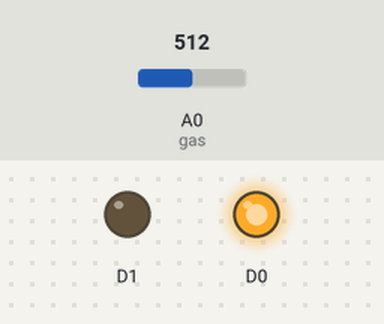
This sketch was run on a simulated ESP8266 (NodeMCU). Shown: output pins drawn as LEDs (lit = HIGH). The inputs (shaded band) are chosen by the test bench; at power-on: A0 (gas) = 512. WiFi joins after 1.5 s; servers stay silent unless stated; what the sketch prints to the serial monitor is not drawn.

Above: at 2.7 s.
2.8 s: A0 (gas) set to 213
5.8 s: A0 (gas) set to 194
At 6.7 s:
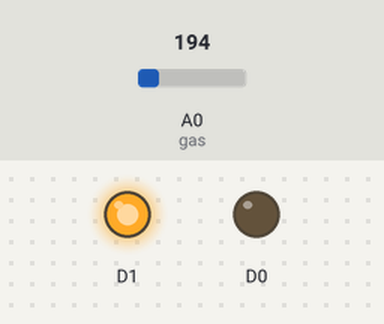
8.8 s: A0 (gas) set to 306
At 11.7 s:
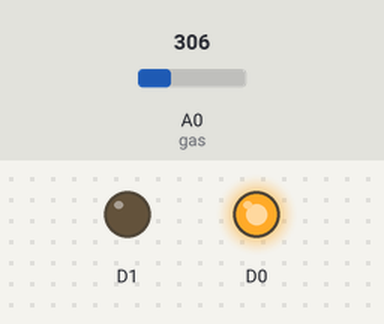
12.5 s: A0 (gas) set to 122
At 14.4 s:
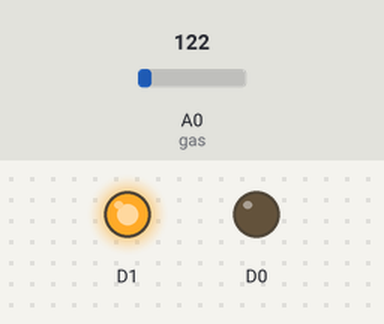
Timing chart, 0 to 15.9 s (numbered marks = the images above; inputs shaded):
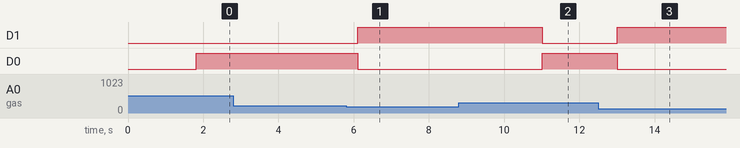

Measured:
- the behaviour switches between 205 and 204 on A0 (gas) (found by bisection; images 0 and 1)
- after the input at 2.8 s, every drawn part: stays the same
- after the input at 5.8 s, D1: LOW → HIGH after 0.31 s; D0: HIGH → LOW after 0.31 s
- after the input at 8.8 s, D1: HIGH → LOW after 2.2 s; D0: LOW → HIGH after 2.2 s
- after the input at 12.5 s, D1: LOW → HIGH after 0.51 s; D0: HIGH → LOW after 0.51 s

The sketch:

pollution_2.ino
```cpp
#include <ESP8266WiFi.h>
 #include <WiFiClient.h>
 #include <ThingSpeak.h>
 int gas = A0;
 const char* ssid = "sarthak1";
 const char* password = "12345678";
 WiFiClient client;
 unsigned long myChannelNumber = 666694;
 const char * myWriteAPIKey = "RD7DK93MY24SDWI8";
 void setup()
 {
  pinMode(D0,OUTPUT);
  pinMode(D1,OUTPUT);
  pinMode(gas,INPUT);
  Serial.begin(115200);
  delay(10);
  // Connect to WiFi network
  Serial.println();
  Serial.println();
  Serial.print("Connecting to ");
  Serial.println(ssid);
  WiFi.begin(ssid, password);
  while (WiFi.status() != WL_CONNECTED)
  {
   delay(500);
   Serial.print(".");
  }
  Serial.println("");
  Serial.println("WiFi connected");
  // Print the IP address
  Serial.println(WiFi.localIP());
  ThingSpeak.begin(client);
 }
 void loop()
 {
  static boolean data_state = true;
  int sensorValue = analogRead(gas);
 float a = sensorValue*(5.0/1023.0);
  if(a>1)
  {
       ThingSpeak.writeField(myChannelNumber,  3,a , myWriteAPIKey);
      Serial.println("uploaded");
      digitalWrite(D1,LOW);
          digitalWrite(D0,HIGH);
  }
  else
  {
        digitalWrite(D0,LOW);
        digitalWrite(D1,HIGH);
       ThingSpeak.writeField(myChannelNumber,  3,a , myWriteAPIKey);
      Serial.println("uploaded");
  }
  Serial.println(a);
  delay(1000);

  // Write to ThingSpeak. There are up to 8 fields in a channel, allowing you to store up to 8 different
  // pieces of information in a channel. Here, we write to field 1.
  delay(1000); // ThingSpeak will only accept updates every 1 second.
 }
```
